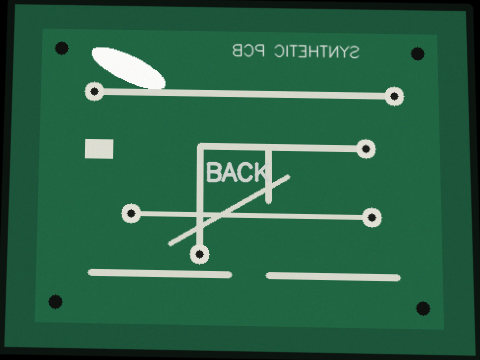
#> input picture tests/fixtures/pcb_reconstruction_back_synthetic.png, 480 x 360 px
$ python -i pcb_connection_inference.py   (imports and definitions only)
#> lines starting #> are read from the running program, lines starting #| are printed output that depends on the picture; after the words box and inside, x2 and y2 are one past the last pixel; in counts of white or black regions, pixels touching at a corner belong together
#> further down, picture is the input picture: shape (360, 480, 3); mean B, G, R 70.4, 99, 42.5
"""Experimental component-location-guided PCB connection hypotheses.

This is an independent OpenCV implementation of two ideas used by PCB
reverse-engineering tools: conductivity likelihood + A* path ranking, and
connected-region propagation from terminal-like anchors. It does not import
or copy implementation code from the referenced repositories.
"""
from __future__ import annotations

import heapq
import math
from collections import defaultdict, deque
from typing import Iterable

import cv2
import numpy as np


def _line_kernel(length: int, angle: float) -> np.ndarray:
    size = length | 1
    kernel = np.zeros((size, size), np.uint8)
    c = size // 2
    r = c - 1
    a = math.radians(angle)
    cv2.line(kernel, (c - round(r * math.cos(a)), c - round(r * math.sin(a))),
             (c + round(r * math.cos(a)), c + round(r * math.sin(a))), 1, 1)
    return kernel


def _conductivity_map(image: np.ndarray, grid_max: int = 240) -> tuple[np.ndarray, int, dict]:
#> called with grid_max = 240
    h, w = image.shape[:2]
#> h = 360; w = 480
    step = max(2, int(math.ceil(max(h, w) / grid_max)))
#> step = 2
    hsv = cv2.cvtColor(image, cv2.COLOR_BGR2HSV)
#> hsv: shape (360, 480, 3); mean H, S, V 71.3, 154.7, 99
    gray = cv2.cvtColor(image, cv2.COLOR_BGR2GRAY)
    # PCB Mapper's general principle: score likely exposed conductors, then
    # combine it with local narrow-line evidence for soldermask-covered tracks.
    hue, sat, val = [hsv[:, :, i].astype(np.float32) for i in range(3)]
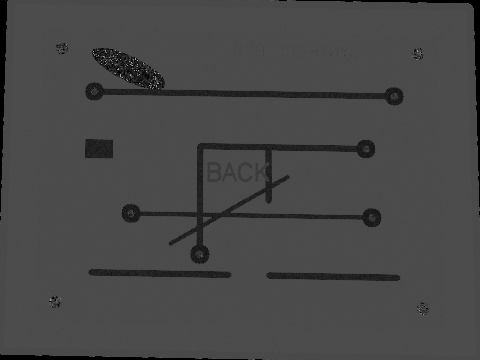
#> hue: shape (360, 480) float32; min 0, max 174, mean 71.3
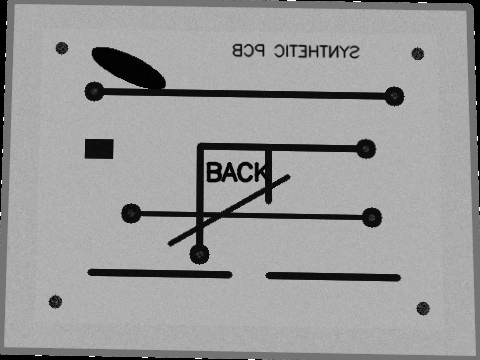
#> sat: shape (360, 480) float32; min 0, max 255, mean 154.7
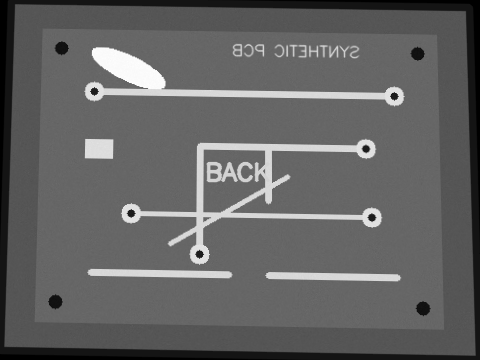
#> val: shape (360, 480) float32; min 0, max 254, mean 99
    color = np.full((h, w), 0.08, np.float32)
    warm = ((hue >= 3) & (hue <= 30) & (sat >= 35) & (val >= 45))
#> warm: shape (360, 480) bool; every value is 0
    color[warm] = np.minimum(0.9, 0.4 + sat[warm] / 255 * 0.35 + val[warm] / 255 * 0.2)
#> color: shape (360, 480) float32; every value is 0.08
    metal = (sat <= 75) & (val >= 150)
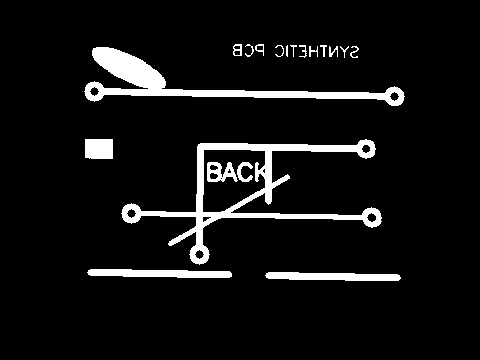
#> metal: shape (360, 480) bool; 7.3% white; 19 white regions, largest, box (x1, y1, x2, y2) and area: (121, 139, 382, 265) 4957, (84, 47, 405, 106) 4121, (87, 269, 232, 278) 1020
    color[metal] = np.maximum(color[metal], 0.48 + val[metal] / 255 * 0.30)
#> color: shape (360, 480) float32; min 0.08, max 0.779, mean 0.128
    dark = (val < 100) & (sat < 100)
#> dark: shape (360, 480) bool; 2% white; 21 white regions (8 under 20 px), largest, box (x1, y1, x2, y2) and area: (296, 0, 480, 207) 1113, (0, 0, 8, 212) 849, (0, 354, 248, 360) 745
    color[dark] = np.maximum(color[dark], 0.16)
#> color: shape (360, 480) float32; min 0.08, max 0.779, mean 0.129

    enhanced = cv2.createCLAHE(clipLimit=2.0, tileGridSize=(8, 8)).apply(gray)
    response = np.zeros_like(enhanced)
    for length in (7, 11, 15):
        for angle in (0, 45, 90, 135):
            response = cv2.max(response, cv2.morphologyEx(
                enhanced, cv2.MORPH_BLACKHAT, _line_kernel(length, angle)))
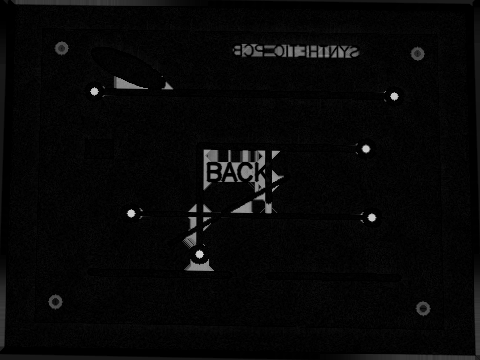
#> response: shape (360, 480); min 0, max 208, mean 7.1
    # Robust scaling limits isolated glare/lettering from dominating the map.
    scale = max(12.0, float(np.percentile(response, 99.4)))
#> scale = 140
    linear = np.clip(response.astype(np.float32) / scale, 0, 1)
    linear = np.power(linear, 1.25) * 0.82
    likelihood = np.maximum(color, linear)
    # Favor PCB interiors while allowing warm copper and metallic terminals.
    board_hsv = cv2.cvtColor(image, cv2.COLOR_BGR2HSV)
    hvals = board_hsv[:, :, 0]
    svals = board_hsv[:, :, 1]
    eligible = (svals > 35) & (board_hsv[:, :, 2] > 25)
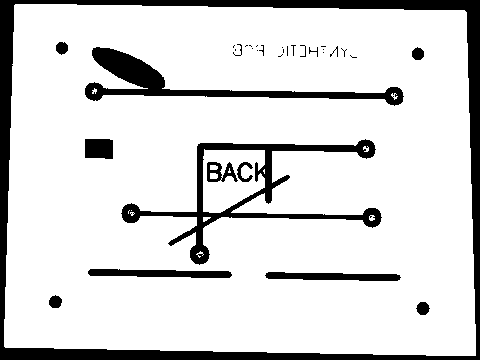
#> eligible: shape (360, 480) bool; 85.3% white; 34 black regions (18 under 20 px), largest, box (x1, y1, x2, y2) and area: (0, 0, 480, 360) 13240, (121, 139, 382, 265) 4731, (85, 47, 404, 106) 3932
    if np.count_nonzero(eligible) > image.size // 80:
        hist = np.bincount(hvals[eligible], weights=svals[eligible], minlength=180)
#> hist = 180 values, max 13631606 at index 75, min 0 at index 0, mean 140725.9
        hue_center = int(np.argmax(cv2.GaussianBlur(hist.astype(np.float32)[None, :], (9, 1), 0)[0]))
#> hue_center = 75
        dist = np.abs(hvals.astype(np.int16) - hue_center)
        dist = np.minimum(dist, 180 - dist)
        soldermask = (dist <= 24) & (svals >= 25)
#> soldermask: shape (360, 480) bool; 91.8% white; 51 black regions (37 under 20 px), largest, box (x1, y1, x2, y2) and area: (121, 140, 382, 265) 4615, (85, 48, 404, 106) 3848, (296, 0, 480, 207) 1100
        likelihood[soldermask] = np.maximum(likelihood[soldermask], linear[soldermask])
        # Keep conductor-colored pixels even when their hue differs from mask.
        likelihood[(warm | metal)] = np.maximum(likelihood[(warm | metal)], color[(warm | metal)])
    small_w, small_h = max(1, int(math.ceil(w / step))), max(1, int(math.ceil(h / step)))
#> small_w = 240; small_h = 180
    small = cv2.resize(likelihood, (small_w, small_h), interpolation=cv2.INTER_AREA)
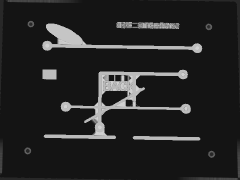
#> small: shape (180, 240) float32; min 0.08, max 0.82, mean 0.143
    return small.astype(np.float32), step, {"grid_width": small_w, "grid_height": small_h,
                                             "grid_step_px": step}


# [212 lines left out: functions _nearest_pairs, _facing_anchor, _astar, infer_mapper_connections, infer_connected_regions, draw_connection_overlay and 1 more, not called in this run]

>>> import cv2
>>> picture = cv2.imread('../../tests/fixtures/pcb_reconstruction_back_synthetic.png')
>>> result = _conductivity_map(picture)

$ run again, on tests/fixtures/pcb_reconstruction_front_synthetic.png
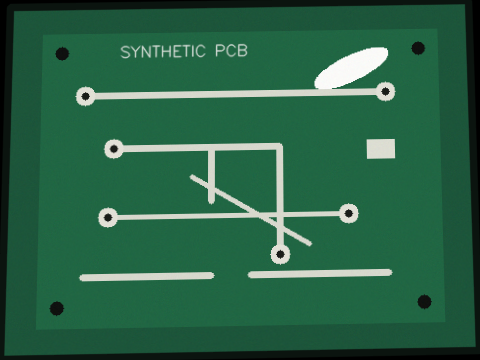
#> input picture tests/fixtures/pcb_reconstruction_front_synthetic.png, 480 x 360 px
#> picture is the input picture: shape (360, 480, 3); mean B, G, R 69.9, 98.6, 41.8
#> hsv: shape (360, 480, 3); mean H, S, V 71.3, 155.3, 98.6
#> warm: shape (360, 480) bool; every value is 0
#> metal: shape (360, 480) bool; 6.9% white; 17 white regions, largest, box (x1, y1, x2, y2) and area: (98, 139, 359, 265) 4845, (75, 47, 396, 106) 4121, (248, 269, 393, 278) 1020
#> dark: shape (360, 480) bool; 2% white; 21 white regions (8 under 20 px), largest, box (x1, y1, x2, y2) and area: (0, 0, 184, 207) 1113, (472, 0, 480, 212) 849, (232, 354, 480, 360) 745
#> scale = 130
#> in _conductivity_map, `eligible = (svals > 35) & (board_hsv[:, :, 2] > 25)`:
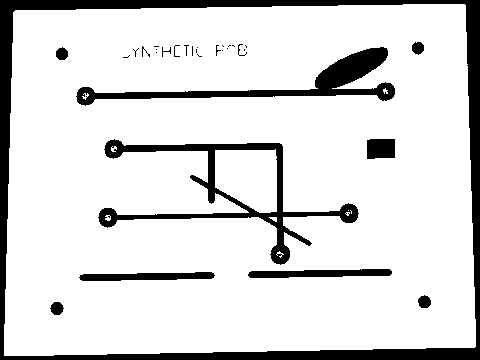
#> eligible: shape (360, 480) bool; 85.6% white; 32 black regions (18 under 20 px), largest, box (x1, y1, x2, y2) and area: (0, 0, 480, 360) 13240, (98, 139, 359, 265) 4631, (76, 47, 395, 106) 3932
#> hist = 180 values, max 13715658 at index 75, min 0 at index 0, mean 141380.1
#> hue_center = 75
#> soldermask: shape (360, 480) bool; 92.1% white; 49 black regions (37 under 20 px), largest, box (x1, y1, x2, y2) and area: (98, 140, 359, 265) 4515, (76, 48, 395, 106) 3848, (0, 0, 184, 207) 1100
#> in _conductivity_map, `small = cv2.resize(likelihood, (small_w, small_h), interpolation=cv2.I..`:
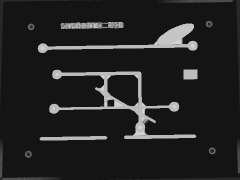
#> small: shape (180, 240) float32; min 0.08, max 0.82, mean 0.138
